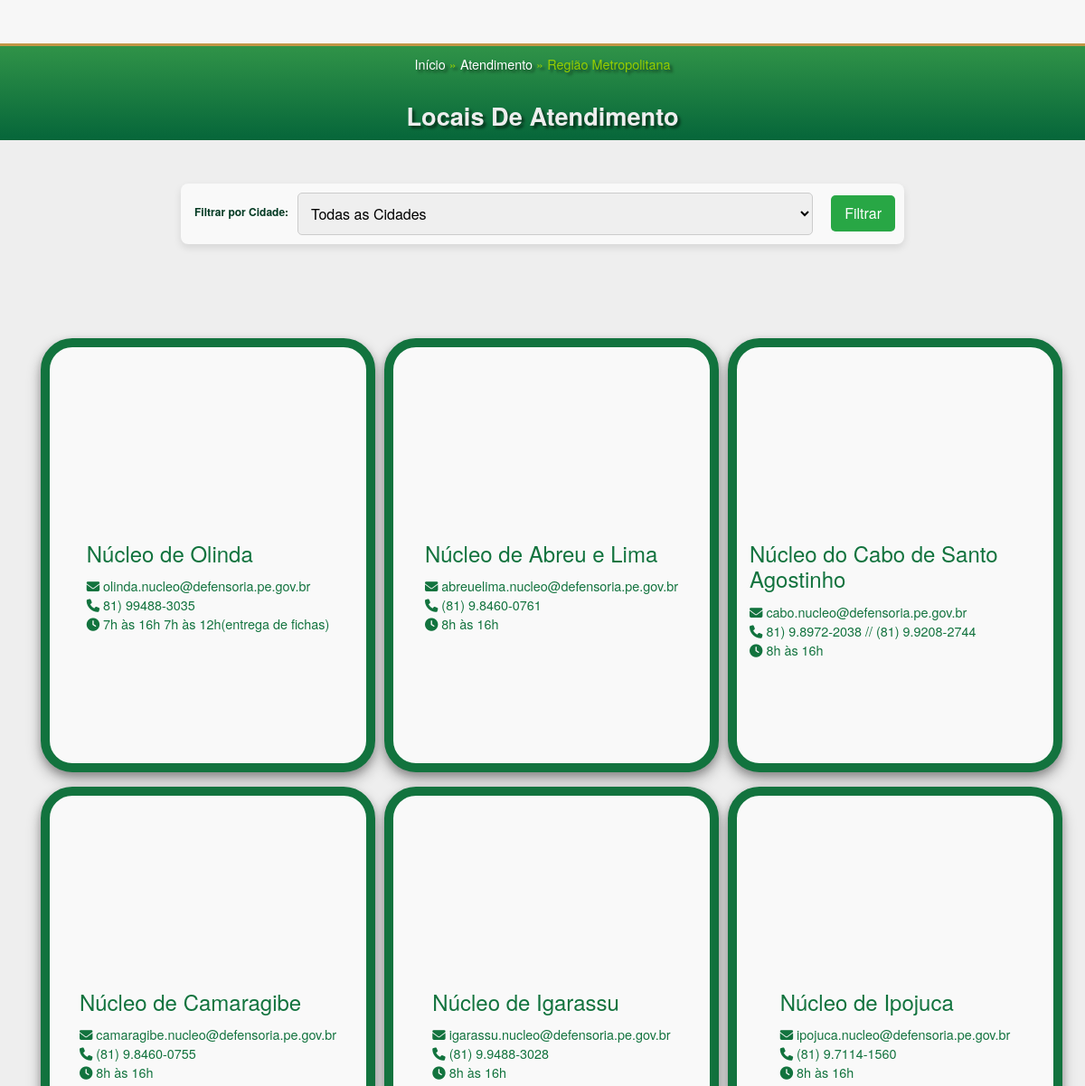
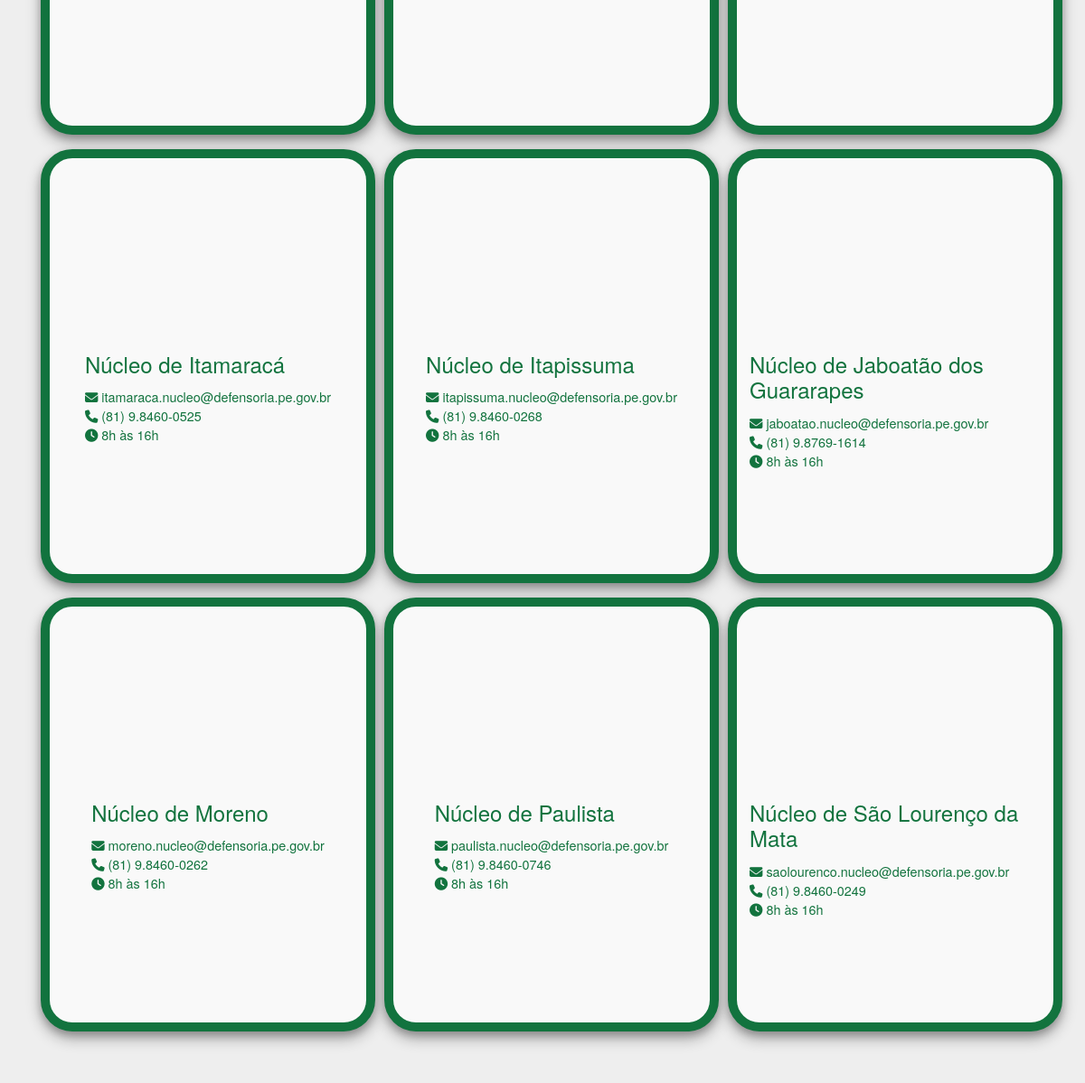
The page /regiao-metropolitana/ (upper part) on the database as committed earlier (2 pictures, top to bottom).
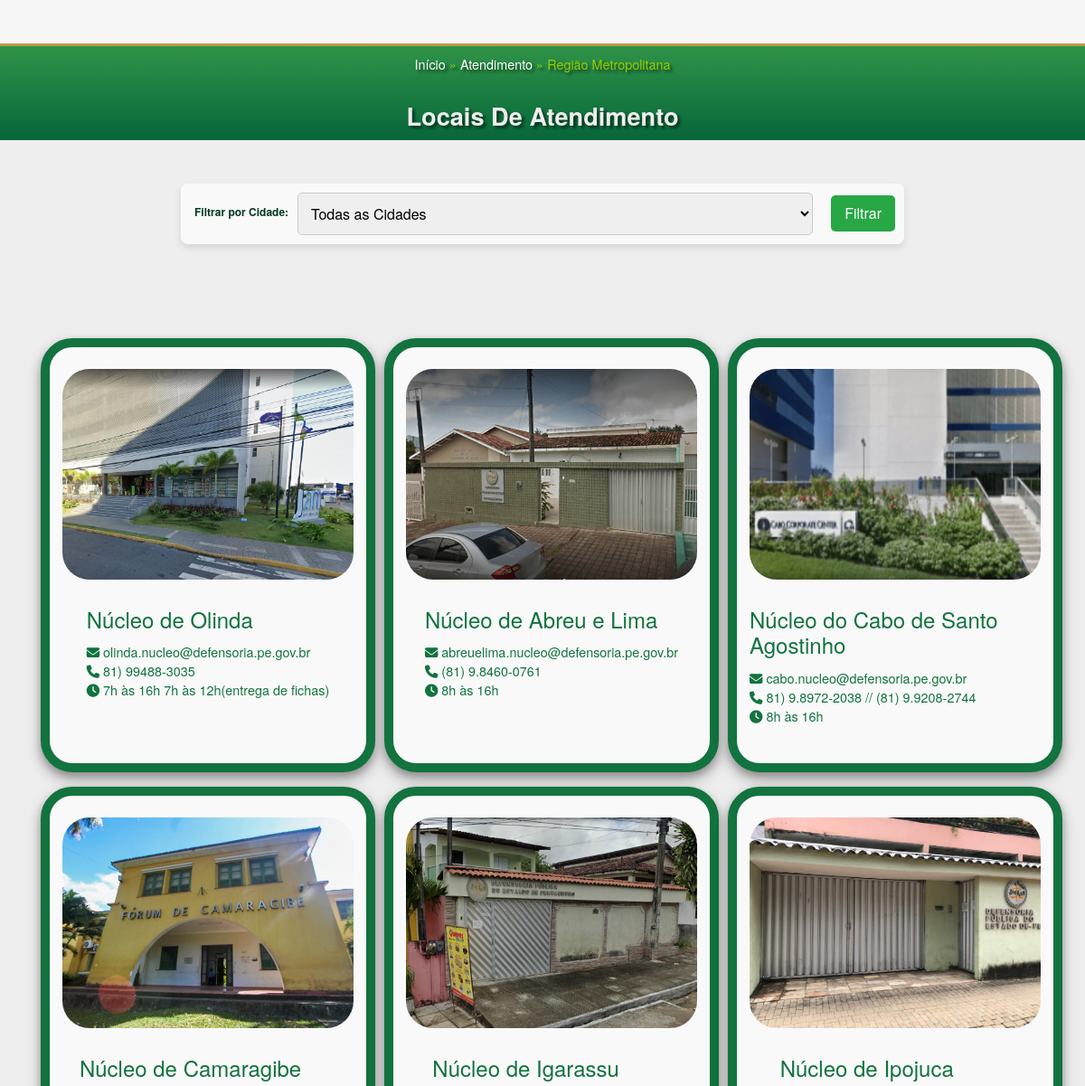
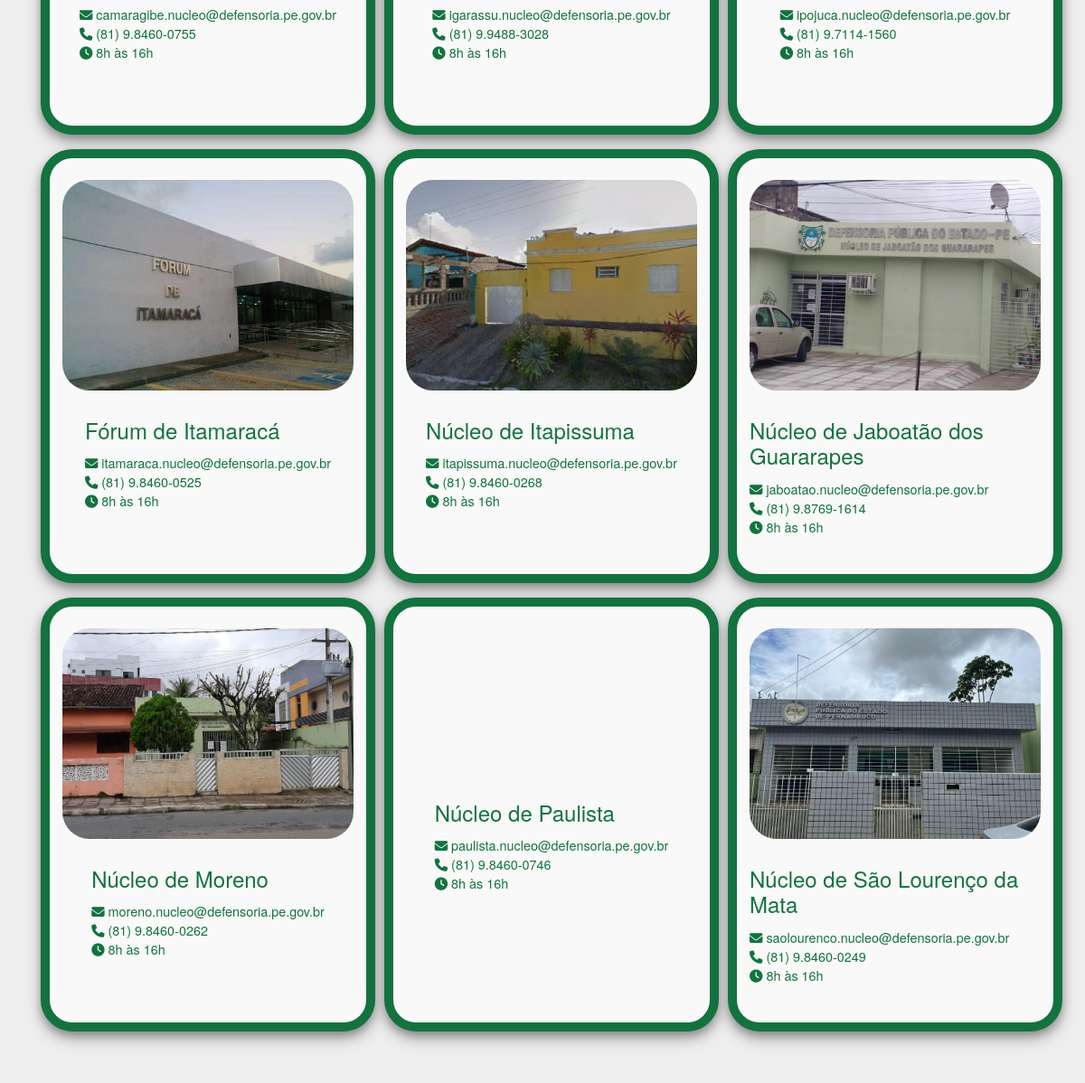
The same page on the database as committed later (2 pictures, top to bottom).
### capital/models.py (models this page shows, shortened)
class Nucleo(models.Model):
    nome = models.CharField(max_length=100)
    comarca = models.ForeignKey(Comarca, on_delete=models.CASCADE, related_name='nucleos')
    predio = models.CharField(max_length=60, null=True, blank=True)
    endereco = models.CharField(max_length=255)
    telefone = models.CharField(max_length=255, null=True, blank=True)
    email = models.EmailField(max_length=254, null=True, blank=True)
    horario = models.CharField(max_length=50)
    imagem = models.ImageField(upload_to='nucleo_images/', null=True, blank=True)  # Campo de imagem
    created_at = models.DateTimeField(auto_now_add=True)
    updated_at = models.DateTimeField(auto_now=True)

### capital/views.py (the view)
# urls.py: path('regiao-metropolitana/', views.regiao_metropolitana, name='regiao_metropolitana'),
def regiao_metropolitana(request):
    comarca_id = request.GET.get('comarca', None)
    if comarca_id:
        nucleo = Nucleo.objects.filter(comarca__regiao=1, comarca_id=comarca_id)
    else:
        nucleo = Nucleo.objects.filter(comarca__regiao=1)
    comarcas = Comarca.objects.filter(regiao=1)
    return render(request, 'capital/regiao_metropolitana.html', {'nucleos': nucleo, 'comarcas': comarcas})

### capital/templates/capital/regiao_metropolitana.html (shortened to what this page needs)
{% extends 'base.html' %}
{% block content %}
<div class="inf">
    <div class="breadcrumbs">
        <span>
            <a href="https://www.defensoria.pe.def.br/" id="link" class="text-decoration-none">Início</a>
        </span>
        <span style="color: #96CE00;">»</span>
        <a href="{% url 'Home' %}" id="link" class="text-decoration-none">Atendimento</a>
        <span style="color: #96CE00;">»</span>
        <span class="" aria-current="page" style="color: #96CE00;">Região Metropolitana</span>
    </div>
    <h1 class="text-center">Locais De Atendimento</h1>
</div>
<div class="container py-5">
    <form method="get" action="">
        <label for="comarca">Filtrar por Cidade:</label>
        <select id="comarca" name="comarca">
            <option value="">Todas as Cidades</option>
        </select>
        <button type="submit">Filtrar</button>
    </form>
</div>
<div class="container py-5">
    <div class="row row-cols-1 row-cols-md-3 g-4">
        {% for nucleo in nucleos %}
        <div class="col my-2">
            <div class="card p-1 {% if not nucleo.imagem %}card-sem-imagem{% endif %}" style="min-height: 480px !important;">
                {% if nucleo.imagem %}
                    <img src="{{ nucleo.imagem.url }}" class="card-img-top" alt="">
                {% else %}
                    <div class="card-img-top" style="height: 200px;"></div>
                {% endif %}
                <div class="card-body row d-flex align-items-between">
                    <div>
                        <h4 class="card-title">{{ nucleo.nome }}</h4>
                    </div>
                    <div>
                        <ul>
                            {% if nucleo.email %}
                            <li>
                                <i class="fa-solid fa-envelope"></i> <span>{{ nucleo.email }}</span>
                            </li>
                            {% endif %}
                            {% if nucleo.telefone %}
                            <li>
                                <i class="fa-solid fa-phone"></i> <span>{{ nucleo.telefone }}</span>
                            </li>
                            {% endif %}
                            {% if nucleo.horario %}
                            <li>
                                <i class="fa-solid fa-clock"></i> <span>{{ nucleo.horario }}</span>
                            </li>
                            {% endif %}
                        </ul>
                    </div>
                </div>
            </div>
        </div>
        {% endfor %}
    </div>
</div>
{% endblock %}

### capital/templates/base.html (shortened to what this page needs)
{% load static %}
<link rel="stylesheet" type="text/css" href="https://cdnjs.cloudflare.com/ajax/libs/twitter-bootstrap/4.6.0/css/bootstrap.min.css"/>
<link rel="stylesheet" type="text/css" href="https://cdn.datatables.net/v/bs4-4.6.0/jq-3.6.0/jszip-2.5.0/dt-1.12.1/af-2.4.0/b-2.2.3/b-colvis-2.2.3/b-html5-2.2.3/b-print-2.2.3/cr-1.5.6/date-1.1.2/fc-4.1.0/fh-3.2.4/kt-2.7.0/r-2.3.0/rg-1.2.0/rr-1.2.8/sc-2.0.7/sb-1.3.4/sp-2.0.2/sl-1.4.0/sr-1.1.1/datatables.min.css"/>
<link rel="stylesheet" href="{% static 'css/style.css' %}">
<link rel="stylesheet" href="{% static 'css/cards.css' %}">
<link rel="stylesheet" href="{% static 'css/footer.css' %}">
<link rel="stylesheet" href="{% static 'css/ionicons.css' %}">
<link rel="stylesheet" href="https://cdnjs.cloudflare.com/ajax/libs/font-awesome/6.1.1/css/all.min.css">
<link rel="stylesheet" href="https://cdn.jsdelivr.net/datatables.mark.js/2.0.0/datatables.mark.min.css">
<link rel="stylesheet" href="https://cdn.datatables.net/plug-ins/1.10.13/features/mark.js/datatables.mark.min.css">
</head>
<body>
    <div class="logo p-4">
    </div>
    {% block content%}
    {% endblock %}
  </body>
</html>

### capital/static/css/style.css (style rules this page uses)
* { margin: 0; padding: 0; }
#link { color: white; }
.logo { text-align: center; padding: 10px; border-bottom: 3px solid var(--accent); background-color: #f7f7f7; background-image: url("https://www.defensoria.pe.def.br/wp-content/uploads/2021/12/Ativo-22.png"); }
h1 { font-size: 1.7rem; font-weight: bold; margin-bottom: 0; }
.inf { background-image: linear-gradient(360deg, var(--primary) 0%, var(--green) 100%); color: #eee; text-align: center; padding: 10px; text-shadow: 3px 3px 3px rgba(0, 0, 0, 0.5); }
label, div.dataTables_wrapper div.dataTables_info { font-weight: bold!important; font-size: 12px; color: var(--primary); margin-bottom: 3px; margin-left: 5px; }
.card { position: relative; width: 370px; height: 450px; overflow: hidden; }

### capital/static/css/cards.css (style rules this page uses)
body { font: 90%/1.45em "Helvetica Neue", HelveticaNeue, Verdana, Arial, Helvetica, sans-serif; margin: 0; padding: 0; }
body { background-color:#eee; }

### capital/static/css/footer.css (style rules this page uses)
h1 { font-size: 1.7rem; font-weight: bold; margin-bottom: 0; }

### capital/templates/capital/regiao_metropolitana.html (style rules this page uses)
* { padding: 0; margin: 0; box-sizing: border-box; }
.card-img-top { border-radius: 50px; padding: 20px; width: 362px; height: 273px; object-fit: cover; }
.card { border-radius: 35px; border: 10px solid #12733e; box-shadow: 0 8px 16px rgba(0, 0, 0, 0.3), 0 4px 8px rgba(0, 0, 0, 0.2); justify-content: space-between; color: #12733e; background-color: #f9f9f9; transition: transform 0.3s ease, border-color 0.3s ease; align-items: center; }
.card-body { padding: 25px; margin-top: -15px; display: flex; flex-direction: column; justify-content: flex-start; }
.card-sem-imagem { background-color: #f9f9f9; border: 10px solid #12733e; align-items: center; }
.breadcrumbs { margin-bottom: 30px; }
form { display: flex; align-items: center; justify-content: space-between; background-color: #f9f9f9; padding: 10px; border-radius: 8px; box-shadow: 0 4px 8px rgba(0, 0, 0, 0.1); max-width: 800px; margin: 0 auto; }
label { color: #033a23; margin-right: 10px; white-space: nowrap; text-shadow: none; }
select { flex: 1; padding: 10px; margin-right: 20px; border: 1px solid #ccc; border-radius: 5px; font-size: 16px; }
button { background-color: #28a745; color: #fff; padding: 10px 15px; border: none; border-radius: 5px; cursor: pointer; font-size: 16px; transition: background-color 0.3s ease; }
ul { list-style-type: none; padding: 0; margin: 0; }

Rows that differ between the two databases and show on the page:
changed Nucleo "Núcleo de Olinda": imagem: picture added
changed Nucleo "Núcleo de Abreu e Lima": imagem: picture added; imagem empty → "nucleo_images/abreu.png" (drawn)
changed Nucleo "Núcleo do Cabo de Santo Agostinho": imagem: picture added; imagem empty → "nucleo_images/cabo.png" (drawn)
changed Nucleo "Núcleo de Camaragibe": imagem: picture added
changed Nucleo "Núcleo de Igarassu": imagem: picture added
changed Nucleo "Núcleo de Ipojuca": imagem: picture added
changed Nucleo "itamaraca.nucleo@defensoria.pe.gov.br": imagem: picture added; nome "Núcleo de Itamaracá" → "Fórum de Itamaracá"
changed Nucleo "Núcleo de Itapissuma": imagem: picture added
changed Nucleo "Núcleo de Jaboatão dos Guararapes": imagem: picture added
changed Nucleo "Núcleo de Moreno": imagem: picture added
changed Nucleo "Núcleo de São Lourenço da Mata": imagem: picture added
